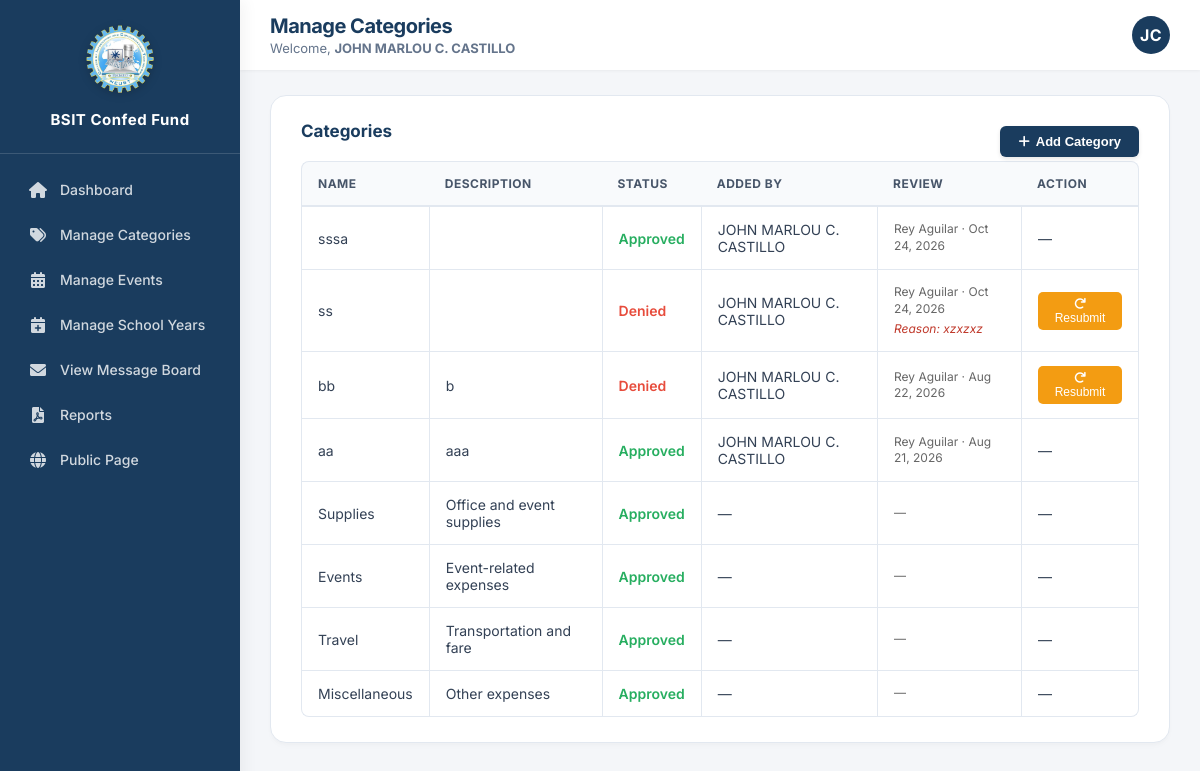
The app's page /admin/officer/manage_categories.php (signed in) with its own data.
### tables this page shows
CREATE TABLE `settings` (
  `id` int(11) NOT NULL DEFAULT 1,
  `org_name` varchar(100) NOT NULL DEFAULT 'BSIT Confederation',
  `org_short_name` varchar(50) NOT NULL DEFAULT 'BSIT Confed Fund',
  `logo_path` varchar(255) NOT NULL DEFAULT 'assets/images/logo.png.webp',
  `primary_color` varchar(7) NOT NULL DEFAULT '#1a3c5e',
  `recovery_key` varchar(100) NOT NULL DEFAULT 'BSIT-ADMIN-2026'
);

CREATE TABLE `categories` (
  `id` int(11) NOT NULL,
  `name` varchar(100) NOT NULL,
  `description` text DEFAULT NULL,
  `created_at` datetime DEFAULT current_timestamp(),
  `status` enum('pending','approved','denied') NOT NULL DEFAULT 'approved',
  `created_by` int(11) DEFAULT NULL,
  `reviewed_by` int(11) DEFAULT NULL,
  `reviewed_at` datetime DEFAULT NULL,
  `review_comment` text DEFAULT NULL
);

CREATE TABLE `officers` (
  `id` int(11) NOT NULL,
  `name` varchar(100) NOT NULL,
  `position` varchar(50) NOT NULL,
  `school_year` varchar(20) DEFAULT NULL,
  `is_active` tinyint(1) NOT NULL DEFAULT 1,
  `username` varchar(50) NOT NULL,
  `email` varchar(100) DEFAULT NULL,
  `password_hash` varchar(255) NOT NULL,
  `created_at` datetime DEFAULT current_timestamp(),
  `profile_picture` varchar(255) DEFAULT NULL
);

CREATE TABLE `adviser_account` (
  `id` int(11) NOT NULL,
  `username` varchar(50) NOT NULL,
  `password_hash` varchar(255) NOT NULL,
  `name` varchar(100) NOT NULL,
  `created_at` datetime DEFAULT current_timestamp(),
  `profile_picture` varchar(255) DEFAULT NULL
);

### admin/officer/manage_categories.php (the view, shortened to what this page needs)
<?php
require_once '../../includes/auth.php';
require_once '../../includes/functions.php';
$categories = $pdo->query(
    "SELECT c.*, o.name AS created_by_name, adv.name AS reviewed_by_name
     FROM categories c
     LEFT JOIN officers o ON c.created_by = o.id
     LEFT JOIN adviser_account adv ON c.reviewed_by = adv.id
     ORDER BY c.created_at DESC"
)->fetchAll();
?>
<!DOCTYPE html>
<html>
<head>
    <link rel="stylesheet" href="../../assets/css/officer.css">
    <link rel="stylesheet" href="https://cdnjs.cloudflare.com/ajax/libs/font-awesome/6.0.0-beta3/css/all.min.css">
</head>
<body>
<?php include $_SERVER['DOCUMENT_ROOT'] . '/bsit-fund-system-v2/includes/sidebar.php'; ?>
<div class="main-area">
    <?php
    $pageSubtitle = 'Welcome, <strong>' . htmlspecialchars($_SESSION['officer_name']) . '</strong>';
    include $_SERVER['DOCUMENT_ROOT'] . '/bsit-fund-system-v2/includes/topbar.php';
    ?>
    <div class="page-content">
        <div class="card">
            <div style="display:flex; justify-content:space-between; align-items:center;">
                <h3>Categories</h3>
                <button class="btn-add" onclick="openModal()"><i class="fas fa-plus"></i> Add Category</button>
            </div>
            <?php if (count($categories) == 0): ?>
                <p>No categories yet.</p>
            <?php else: ?>
                <table>
                    <tr><th>Name</th><th>Description</th><th>Status</th><th>Added By</th><th>Review</th><th>Action</th></tr>
                    <?php foreach ($categories as $cat):
                        $isMine = ((int)$cat['created_by'] === (int)$_SESSION['officer_id']);
                    ?>
                    <tr>
                        <td><?= htmlspecialchars($cat['name']) ?></td>
                        <td><?= htmlspecialchars($cat['description'] ?? '') ?></td>
                        <td class="badge-<?= htmlspecialchars($cat['status']) ?>"><?= htmlspecialchars(ucfirst($cat['status'])) ?></td>
                        <td><?= htmlspecialchars($cat['created_by_name'] ?? '—') ?></td>
                        <td class="review-note">
                            <?php if ($cat['status'] === 'pending'): ?>
                                Waiting for adviser
                            <?php else: ?>
                                <?= htmlspecialchars($cat['reviewed_by_name'] ?? '—') ?>
                                <?php if (!empty($cat['reviewed_at'])): ?>
                                    · <?= date('M d, Y', strtotime($cat['reviewed_at'])) ?>
                                <?php endif; ?>
                                <?php if ($cat['status'] === 'denied' && !empty($cat['review_comment'])): ?>
                                    <span class="reason">Reason: <?= nl2br(htmlspecialchars($cat['review_comment'])) ?></span>
                                <?php endif; ?>
                            <?php endif; ?>
                        </td>
                        <td>
                            <?php if ($cat['status'] === 'pending' && $isMine): ?>
                                <form method="POST" style="display:inline;" onsubmit="return openConfirmModal(this, 'Cancel this pending category?');">
                                    <input type="hidden" name="action" value="cancel">
                                    <input type="hidden" name="id" value="<?= (int)$cat['id'] ?>">
                                    <button type="submit" class="btn-deny"><i class="fas fa-ban"></i> Cancel</button>
                                </form>
                            <?php elseif ($cat['status'] === 'denied'): ?>
                                <button type="button" class="btn-edit"
                                        data-name="<?= htmlspecialchars($cat['name']) ?>"
                                        data-desc="<?= htmlspecialchars($cat['description'] ?? '') ?>"
                                        onclick="resubmitCategory(this)">
                                    <i class="fas fa-redo"></i> Resubmit
                                </button>
                            <?php else: ?>
                                —
                            <?php endif; ?>
                        </td>
                    </tr>
                    <?php endforeach; ?>
                </table>
            <?php endif; ?>
        </div>
    </div>
</div>
</body>
</html>

### includes/sidebar.php (shortened to what this page needs)
<?php
require_once __DIR__ . '/functions.php';
$base = '/bsit-fund-system-v2';
$isAdviser = isset($_SESSION['adviser_id']);
$position = $_SESSION['officer_position'] ?? '';
$sysSettings = getSettings($pdo);
$sysLogo = $base . '/' . ltrim($sysSettings['logo_path'], '/');
$sysName = $sysSettings['org_short_name'] ?? 'BSIT Confed Fund';
?>
<div class="sidebar" id="appSidebar">
    <div class="logo">
        <img src="<?= $sysLogo ?>" alt="Logo">
        <span><?= htmlspecialchars($sysName) ?></span>
    </div>
    <div class="nav-menu">
        <?php if ($isAdviser): ?>
            <a href="<?= $base ?>/admin/adviser/dashboard.php"><i class="fas fa-home"></i> Dashboard</a>
            <a href="<?= $base ?>/admin/adviser/review.php"><i class="fas fa-check-circle"></i> Review</a>
            <a href="<?= $base ?>/admin/adviser/budget_approvals.php"><i class="fas fa-wallet"></i> Budget Approvals</a>
            <a href="<?= $base ?>/admin/adviser/final_approval.php"><i class="fas fa-file-signature"></i> Final Approval</a>
            <a href="<?= $base ?>/admin/adviser/inquiries.php"><i class="fas fa-comments"></i> Inquiries</a>
            <a href="<?= $base ?>/admin/adviser/manage_accounts.php"><i class="fas fa-users-cog"></i> Manage Accounts</a>
            <a href="<?= $base ?>/admin/adviser/config_approvals.php"><i class="fas fa-check-double"></i> Configuration Approvals</a>
            <a href="<?= $base ?>/admin/download_report.php"><i class="fas fa-file-pdf"></i> Reports</a>
            <a href="<?= $base ?>/admin/adviser/customization.php"><i class="fas fa-palette"></i> Customization</a>
        <?php elseif ($position === 'Mayor'): ?>
            <a href="<?= $base ?>/admin/officer/dashboard.php"><i class="fas fa-home"></i> Dashboard</a>
            <a href="<?= $base ?>/admin/officer/manage_categories.php"><i class="fas fa-tags"></i> Manage Categories</a>
            <a href="<?= $base ?>/admin/officer/manage_events.php"><i class="fas fa-calendar-alt"></i> Manage Events</a>
            <a href="<?= $base ?>/admin/officer/manage_school_years.php"><i class="fas fa-calendar-plus"></i> Manage School Years</a>
            <a href="<?= $base ?>/admin/officer/view_message_board.php"><i class="fas fa-envelope"></i> View Message Board</a>
            <a href="<?= $base ?>/admin/download_report.php"><i class="fas fa-file-pdf"></i> Reports</a>
        <?php endif; ?>
        <a href="<?= $base ?>/public/index.php"><i class="fas fa-globe"></i> Public Page</a>
    </div>
</div>

### assets/css/officer.css (style rules this page uses)
* { margin: 0; padding: 0; box-sizing: border-box; }
body { font-family: 'Inter', 'Segoe UI', Arial, sans-serif; background: #f4f6f9; color: #334155; -webkit-font-smoothing: antialiased; }
.sidebar { position: fixed; left: 0; top: 0; width: 240px; height: 100vh; background: var(--theme-primary, #1a3c5e); color: #fff; display: flex; flex-direction: column; box-shadow: 4px 0 15px rgba(0,0,0,0.05); z-index: 1000; transition: background-color 0.3s ease; }
.sidebar .logo { padding: 24px 20px; text-align: center; border-bottom: 1px solid rgba(255, 255, 255, 0.1); }
.sidebar .logo img { width: 70px; height: auto; margin-bottom: 12px; filter: drop-shadow(0 2px 4px rgba(0,0,0,0.2)); }
.sidebar .logo span { display: block; font-size: 15px; font-weight: 700; letter-spacing: 0.5px; }
.sidebar .nav-menu { flex: 1; padding: 15px 12px; overflow-y: auto; }
.sidebar .nav-menu a { display: flex; align-items: center; gap: 12px; color: rgba(255, 255, 255, 0.8); padding: 12px 16px; margin-bottom: 4px; text-decoration: none; border-radius: 8px; font-size: 14px; font-weight: 500; transition: all 0.2s ease; }
.sidebar .nav-menu a i { width: 20px; text-align: center; font-size: 16px; }
.main-area { margin-left: 240px; min-height: 100vh; display: flex; flex-direction: column; }
.page-content { padding: 25px 30px; flex: 1; }
.card { background: #ffffff; border-radius: 16px; border: 1px solid #e2e8f0; box-shadow: 0 4px 6px -1px rgba(0, 0, 0, 0.02), 0 2px 4px -1px rgba(0, 0, 0, 0.02); padding: 25px 30px; margin-bottom: 25px; transition: box-shadow 0.2s ease; }
.card h3 { color: #1e293b; font-size: 17px; font-weight: 700; margin-bottom: 20px; }
table { width: 100%; border-collapse: separate; border-spacing: 0; }
th { background: #f8fafc; color: #475569; text-align: left; padding: 14px 16px; font-size: 12px; font-weight: 700; text-transform: uppercase; letter-spacing: 0.5px; border-bottom: 2px solid #e2e8f0; border-top: 1px solid #e2e8f0; }
th:first-child { border-top-left-radius: 8px; border-left: 1px solid #e2e8f0; }
th:last-child { border-top-right-radius: 8px; border-right: 1px solid #e2e8f0; }
td { padding: 14px 16px; border-bottom: 1px solid #e2e8f0; border-left: 1px solid #e2e8f0; font-size: 14px; color: #334155; vertical-align: middle; }
td:last-child { border-right: 1px solid #e2e8f0; }
tr:last-child td:first-child { border-bottom-left-radius: 8px; }
tr:last-child td:last-child { border-bottom-right-radius: 8px; }
.btn-primary, .btn-add, .btn-submit { background: var(--theme-primary, #1a3c5e); color: white; padding: 10px 20px; border: none; border-radius: 8px; cursor: pointer; font-size: 13.5px; font-weight: 600; text-decoration: none; display: inline-flex; align-items: center; justify-content: center; gap: 8px; transition: all 0.2s ease; box-shadow: 0 2px 4px rgba(0,0,0,0.1); }

### admin/officer/manage_categories.php (style rules this page uses)
.badge-approved { color:#27ae60; font-weight:600; }
.badge-denied { color:#e74c3c; font-weight:600; }
.review-note { font-size: 12px; color: #666; line-height: 1.4; }
.review-note .reason { color: #c0392b; font-style: italic; display: block; margin-top: 3px; }

### includes/shared_ui.php (style rules this page uses)
.btn-add, .btn-primary, .btn-submit { background: #1a3c5e; color: #fff; padding: 8px 18px; border: none; border-radius: 6px; cursor: pointer; font-size: 13px; font-weight: 600; text-decoration: none; display: inline-flex; align-items: center; gap: 6px; transition: background 0.2s; }
.btn-edit { background: #f39c12; color: #fff; padding: 5px 12px; border: none; border-radius: 5px; cursor: pointer; font-size: 12px; text-decoration: none; display: inline-block; }

### records on screen
settings: logo_path (picture), org_short_name "BSIT Confed Fund"
categories: name "sssa", status "Approved", officers.name "JOHN MARLOU C. CASTILLO", adviser_account.name "Rey Aguilar", reviewed_at "Oct 24, 2026"
categories: name "ss", status "Denied", officers.name "JOHN MARLOU C. CASTILLO", adviser_account.name "Rey Aguilar", reviewed_at "Oct 24, 2026", review_comment "xzxzxz"
categories: name "bb", description "b", status "Denied", officers.name "JOHN MARLOU C. CASTILLO", adviser_account.name "Rey Aguilar", reviewed_at "Aug 22, 2026"
categories: name "aa", description "aaa", status "Approved", officers.name "JOHN MARLOU C. CASTILLO", adviser_account.name "Rey Aguilar", reviewed_at "Aug 21, 2026"
categories: name "Supplies", description "Office and event supplies", status "Approved", created_by_name "—", reviewed_by_name "—"
categories: name "Events", description "Event-related expenses", status "Approved", created_by_name "—", reviewed_by_name "—"
categories: name "Travel", description "Transportation and fare", status "Approved", created_by_name "—", reviewed_by_name "—"
categories: name "Miscellaneous", description "Other expenses", status "Approved", created_by_name "—", reviewed_by_name "—"

### other values on screen
$pageTitle "Manage Categories"
$_SESSION['officer_name'] "JOHN MARLOU C. CASTILLO"
$initials "JC"
